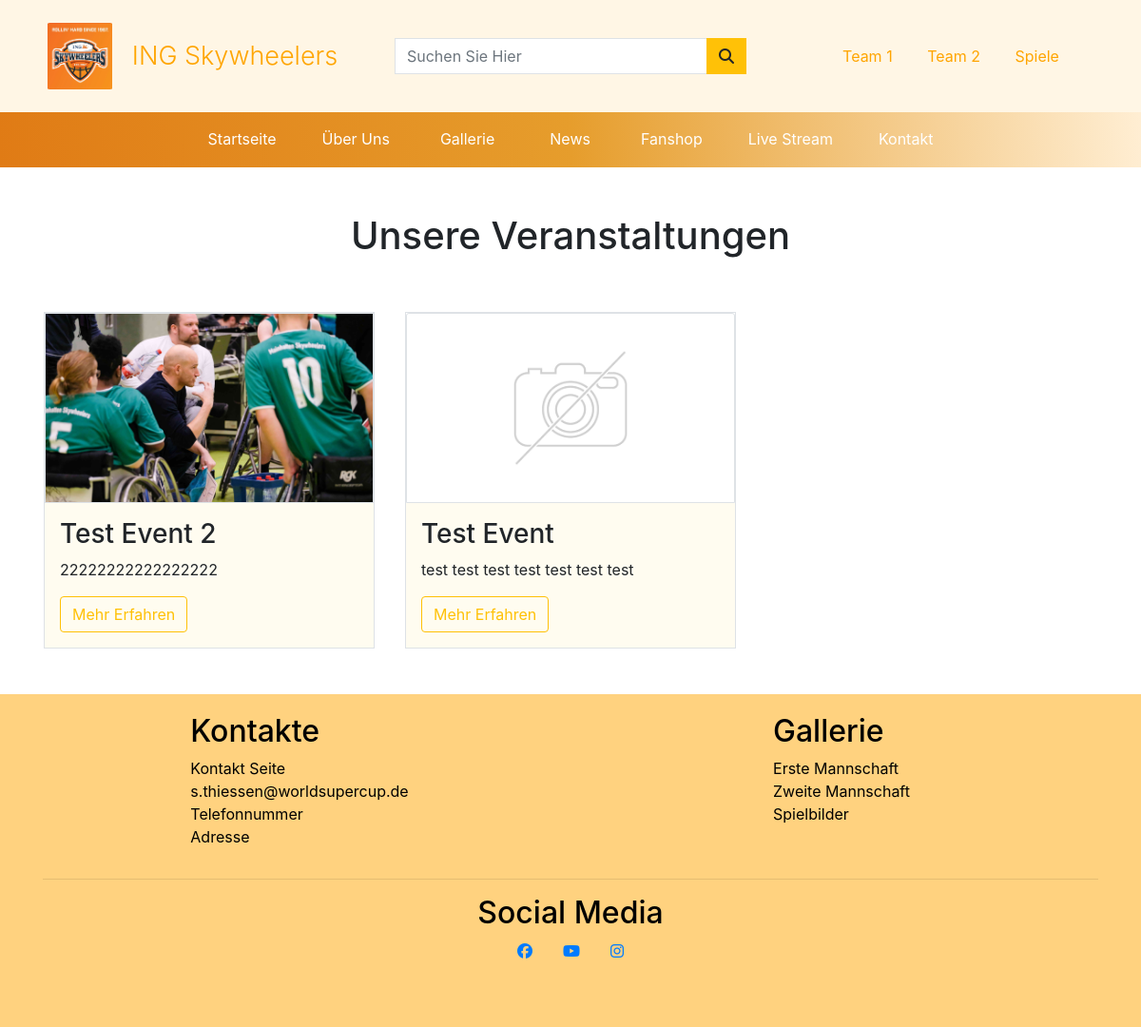
The app's page /events with its own data.
### events/models.py (models this page shows, shortened)
class EventInfo(models.Model):
    heading = models.CharField(max_length=254, null=False, blank=False, default='')
    short_description = models.CharField(max_length=254, null=False, blank=False, default='')
    image = models.ImageField(null=True, blank=True, default='')
    start_date = models.DateTimeField(blank=False,  default=None)
    end_date = models.DateTimeField(blank=False,  default=None)
    paragraph1 = models.TextField(default='', null=False, blank=False)
    paragraph2 = models.TextField(default='', null=True, blank=True)
    paragraph3 = models.TextField(default='', null=True, blank=True)
    paragraph4 = models.TextField(default='', null=True, blank=True)
    paragraph5 = models.TextField(default='', null=True, blank=True)
    paragraph6 = models.TextField(default='', null=True, blank=True)
    paragraph7 = models.TextField(default='', null=True, blank=True)
    paragraph8 = models.TextField(default='', null=True, blank=True)
    paragraph9 = models.TextField(default='', null=True, blank=True)
    paragraph10 = models.TextField(default='', null=True, blank=True)
    verbose_name_plural = 'Events'

### events/views.py (the view)
# urls.py: path('', views.events_page, name='eventsPage'),
def events_page(request):
    events = EventInfo.objects.all().order_by('start_date')
    context = {
        'events': events
    }
    return render(request, 'events/events.html', context)

### events/templates/events/events.html (shortened to what this page needs)
{% extends 'base.html' %}
{% load static %}
{% block css %}
<link rel="stylesheet" href="{% static 'events/events.css' %}">
{% endblock %}
{% block content %}
<section>
    <div class="container">
        <div class="row py-5 text-center">
            <div class="col">
                <h1>Unsere Veranstaltungen</h1>
            </div>
        </div>
    </div>
    <div class="container">
        <div class="row">
            {% for event in events %}
            <div class="col-sm-12 col-md-6 col-lg-4 p-0 mb-5">
                <div class="mx-3 border">
                    {% if event.image %}
                    <a href="{% url 'events_content' event.id %}">
                        <div class="events-img border"
                            style="width: 100%; height: 200px; background-image: url('{{ event.image.url }}');
                                    background-position: center; background-repeat: no-repeat; background-size: cover;"
                            alt="{{ event.heading }}">
                        </div>
                    </a>
                    {% else %}
                    <a href="{% url 'events_content' event.id %}">
                        <img class="card-img-top img-fluid border" src="{{ MEDIA_URL }}noimage.png"
                            alt="{{ event.heading }}" />
                    </a>
                    {% endif %}
                    <div class="events-info orange-bg p-3">
                        <h3>{{event.heading}}</h3>
                        <p>{{ event.short_description }}</p>
                        <a href="{% url 'events_content' event.id %}" class="btn btn-outline-warning">Mehr Erfahren</a>
                    </div>
                </div>
            </div>
            {% endfor %}
        </div>
    </div>
</section>
{% endblock %}

### events/static/events/events.css (style rules this page uses)
.orange-bg { background-color: #fffcf0; }
.card-img-top { height: 200px; object-fit: contain; }

### records on screen
EventInfo: image (picture), heading "Test Event 2", short_description "22222222222222222"
EventInfo: heading "Test Event", short_description "test test test test test test test"
